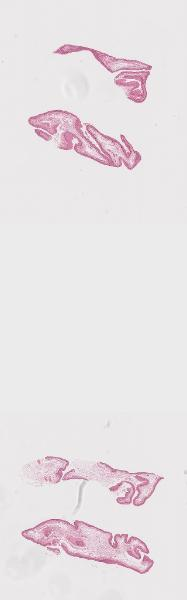
#> input picture kyla_bruno/Week6_Presentation5/data/124/thumbnail.jpg, 187 x 600 px
$ python -i pipeline.py   (imports and definitions only)
#> lines starting #> are read from the running program, lines starting #| are printed output that depends on the picture; after the words box and inside, x2 and y2 are one past the last pixel; in counts of white or black regions, pixels touching at a corner belong together
#> further down, picture is the input picture: shape (600, 187, 3); mean B, G, R 229.1, 226.6, 232.2
from glob import glob
import os

import tkinter as tk
from tkinter import filedialog

import cv2
import numpy as np
from itertools import product, chain
from collections import defaultdict

from skimage import morphology
from PIL import Image


### GUI CODE ###

# close the gui once both selections are submitted
# [13 lines left out: functions submit, select_dir, not called in this run]


# dictionary to store user selection
selected = {'dir': None}

# initialize gui window
# [3 lines not run here, left out]

# button to select patient directory
# [2 lines that did not run here, left out]
# [1 line not run here, left out]

# display selected directory
# [1 line that did not run here, left out]
# [1 line not run here, left out]

# add button to submit selections
# [1 line that did not run here, left out]
# [9 lines not run here, left out]

### END OF GUI CODE ###


### IMAGE FILE PREPROCESSING ###

# first thing we need to do is create a standardized patient ID for each patient
# this will be patient_id + strain_type
# we will rename the images to this standardized patient ID
# [455 lines left out: functions rename_files, delete_patients, keep_highest_res_image, keep_highest_res, remove_last_char, remove_small_files and 17 more, not called in this run]


def read(dir):
    return [cv2.imread(os.path.join(dir, slice)) for slice in os.listdir(dir)]

### END OF ROTATION ALGORITHM ###


### EPITHELIUM EXTRACTION ###

def extract_epithelium(img, output_dir):
    # Convert the image to RGB and YCrCb
#> called with output_dir = 'out.png'
    img_rgb = cv2.cvtColor(img, cv2.COLOR_BGR2RGB)
    img_ycrcb = cv2.cvtColor(img_rgb, cv2.COLOR_RGB2YCrCb)
#> img_ycrcb: shape (600, 187, 3); mean of channels 0, 1, 2 228.7, 130.7, 128.2

    # Binning the luminance (Y) channel
    lumma_bins_n = 20
    divisor = np.floor(255 / lumma_bins_n).astype(np.uint8)
    lumma_binned = np.floor(img_ycrcb[:, :, 0] / divisor).astype(np.uint8)
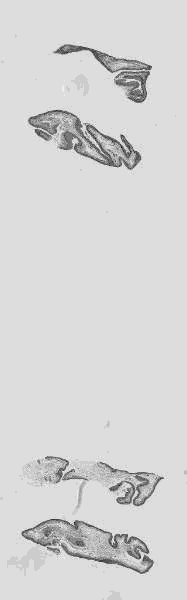
#> lumma_binned: shape (600, 187); min 6, max 21, mean 18.6; drawn with min black and max white

    # Find the most common luminance bin
    most_pixels_bin = -1
    most_pixels = 0
    for bin_i in range(0, lumma_bins_n + 1):
        n_pixels = np.count_nonzero(lumma_binned == bin_i)
        if n_pixels > most_pixels:
            most_pixels = n_pixels
            most_pixels_bin = bin_i
#> this loop made 21 passes
#> (n_pixels, most_pixels) on passes 7, 8, 9, 10, 11, 12, 13, 16, 17, 18, 19, 20: (1, 1), (2, 2), (6, 6), (55, 55), (251, 251), (767, 767), (1257, 1257), (1330, 1330), (1605, 1605), (1961, 1961), (3653, 3653), (98326, 98326)
#> n_pixels on passes 1 to 6: 0, 0, 0, 0, 0, 0
#> after the loop, most_pixels = 98326; most_pixels_bin = 19

    background_bin = most_pixels_bin
#> background_bin = 19
    background = lumma_binned == background_bin
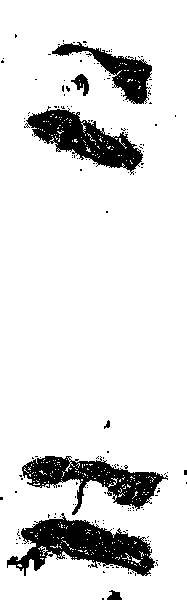
#> background: shape (600, 187) bool; 87.6% white; 162 black regions (155 under 20 px), largest, box (x1, y1, x2, y2) and area: (7, 513, 155, 576) 4474, (24, 106, 143, 175) 3393, (22, 456, 168, 515) 3383
    background = morphology.remove_small_objects(background, 5000)
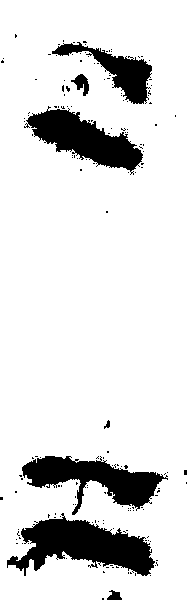
#> background: shape (600, 187) bool; 86.8% white; 162 black regions (155 under 20 px), largest, box (x1, y1, x2, y2) and area: (7, 513, 155, 576) 4793, (22, 456, 168, 515) 3731, (24, 106, 143, 175) 3635
    background = morphology.remove_small_holes(background, 10000)
#> background: shape (600, 187) bool; every value is 1

    # Binning the Cr (Red Chroma) channel
    Cr_bins_n = 50
    divisor = np.floor(255 / Cr_bins_n).astype(np.uint8)
    Cr_binned = np.floor(img_ycrcb[:, :, 2] / divisor).astype(np.uint8)
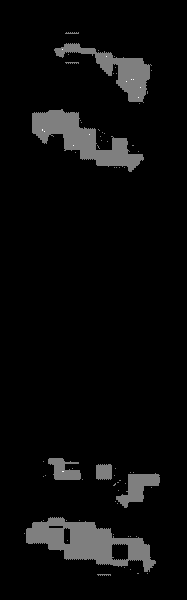
#> Cr_binned: shape (600, 187); min 25, max 27, mean 25.1; drawn with min black and max white

    # Find the most common Cr bin
    most_pixels_bin = -1
    most_pixels = 0
    for bin_i in range(0, Cr_bins_n + 1):
        n_pixels = np.count_nonzero(Cr_binned == bin_i)
        if n_pixels > most_pixels:
            most_pixels = n_pixels
            most_pixels_bin = bin_i
#> this loop made 51 passes
#> (n_pixels, most_pixels) on pass 26: (102598, 102598)
#> after the loop, most_pixels = 102598; most_pixels_bin = 25

    # Stroma mask generation
    stroma_bin = most_pixels_bin
#> stroma_bin = 25
    stroma = Cr_binned == stroma_bin
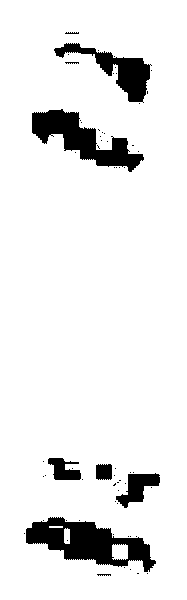
#> stroma: shape (600, 187) bool; 91.4% white; 64 black regions (55 under 20 px), largest, box (x1, y1, x2, y2) and area: (26, 517, 156, 572) 3396, (32, 109, 144, 172) 2811, (54, 43, 152, 103) 1819
    stroma = stroma + (Cr_binned == stroma_bin - 1)
    stroma = stroma + (Cr_binned == stroma_bin - 2)
    stroma = stroma * np.invert(background)
#> stroma: shape (600, 187) bool; every value is 0
    stroma = morphology.dilation(stroma, morphology.square(3))
    stroma = morphology.remove_small_objects(stroma, 1000)

    # Epithelia mask generation
    epithelia_bin = stroma_bin + 2
#> epithelia_bin = 27
    epithelia = Cr_binned == epithelia_bin
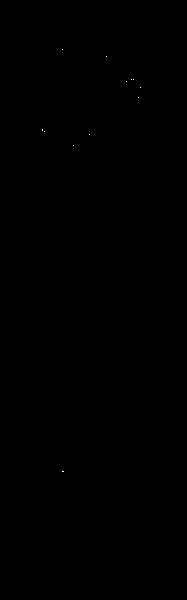
#> epithelia: shape (600, 187) bool; 0.01% white in thin lines or dots, all inside (x1, y1, x2, y2) = (42, 49, 141, 472)
    epithelia = epithelia + (Cr_binned == epithelia_bin + 1)
    epithelia = epithelia + (Cr_binned == epithelia_bin + 2)
    epithelia = epithelia + (Cr_binned == epithelia_bin + 3)
    epithelia = epithelia + (Cr_binned == epithelia_bin + 4)
    epithelia = epithelia * np.invert(background)
    epithelia = epithelia * np.invert(stroma)
    epithelia = epithelia * np.invert(img_ycrcb[:, :, 1] < 120)
    epithelia = morphology.dilation(epithelia, morphology.square(2))
    epithelia = morphology.remove_small_objects(epithelia, 500)
    epithelia = morphology.remove_small_holes(epithelia, 10000)

    # Adjust stroma to only show areas not covered by epithelia
    stroma_only = stroma * np.invert(epithelia)

    # Apply the masks to the original image
    epithelia_img = cv2.bitwise_and(img_rgb, img_rgb, mask=(epithelia.astype(np.uint8) * 255))
#> epithelia_img: shape (600, 187, 3); every value is 0
    stroma_img = cv2.bitwise_and(img_rgb, img_rgb, mask=(stroma_only.astype(np.uint8) * 255))

    # Combine both epithelia and stroma images
    combined_img = cv2.add(epithelia_img, stroma_img)

    #################################
    if output_dir == 'output_dir':
        return epithelia_img, stroma_img, combined_img
    #################################

    # Save the combined image
    combined_filename = os.path.join(output_dir, "epithelia_and_stroma_combined.tif")
    cv2.imwrite(combined_filename, cv2.cvtColor(combined_img, cv2.COLOR_RGB2BGR))

    # Save the individual epithelium and stroma images if desired
    epithelia_filename = os.path.join(output_dir, "epithelia.tif")
    cv2.imwrite(epithelia_filename, cv2.cvtColor(epithelia_img, cv2.COLOR_RGB2BGR))

    stroma_filename = os.path.join(output_dir, "stroma.tif")
    cv2.imwrite(stroma_filename, cv2.cvtColor(stroma_img, cv2.COLOR_RGB2BGR))


# [183 lines left out: functions write, pad_images, extract_patches, get_patches_across_stains, rotate_extract_patch, not called in this run]

### END OF PATCHING ALGORITHM ###


### PIPELINE ###
# [5 lines not run here, left out]

>>> import cv2
>>> picture = cv2.imread('../kyla_bruno/Week6_Presentation5/data/124/thumbnail.jpg')
>>> result = extract_epithelium(picture, 'out.png')
